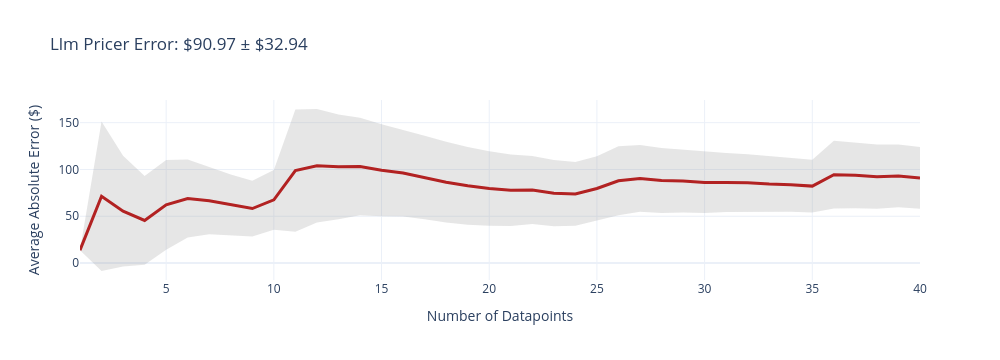
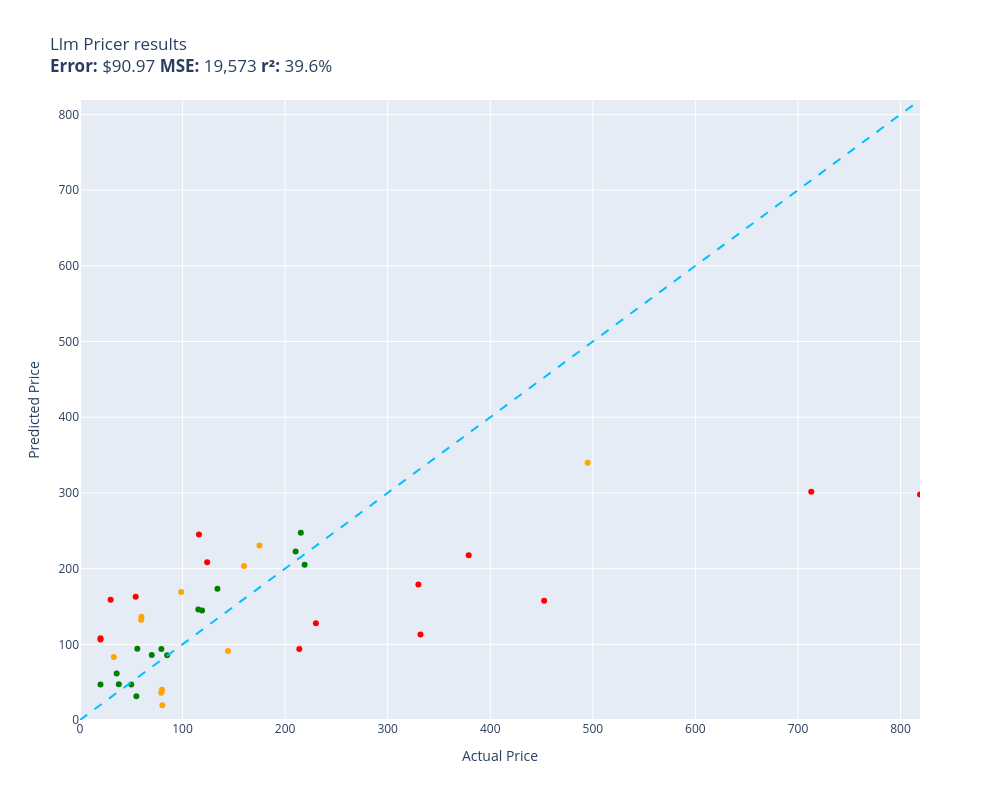

Notebook source saved alongside these figures, in order:
### Code cell
# Optional zero-shot LLM predictor.

from openai import OpenAI

OPENAI_MODEL = "gpt-oss:120b"
openai_client = OpenAI(
    api_key=os.environ.get("OPENAI_API_KEY"),
    base_url=os.environ.get("OPENAI_BASE_URL")
) if os.environ.get("OPENAI_API_KEY") else None

SYSTEM_PROMPT = """
You estimate e-commerce prices in USD.
Reply with only one number (no symbols or explanation).
"""


def llm_pricer(item: Item) -> float:
    if not openai_client:
        return ml_pricer(item)

    user_text = (item.summary or item.title or "")
    # response = openai_client.chat.completions.create(
    #     model=OPENAI_MODEL,
    #     temperature=0,
    #     max_tokens=20,
    #     messages=[
    #         {"role": "system", "content": SYSTEM_PROMPT},
    #         {"role": "user", "content": f"Product details:\n{user_text}\n\nPredicted price:"},
    #     ],
    # )
    print("user text:", user_text)
    print("item",item)
    print("item_summary",item.summary)
    print("item_title",item.title)
    print("LLM response received.\n")
    # print(response.choices[0])
    # text = (response.choices[0].message.content or "").strip()
    # print(text)
    match = False  # re.search(r"[-+]?\d*\.?\d+", text)
    if not match:
        # print("No match found in LLM response.")
        return ml_pricer(item)
    # print("Match found, using LLM predicted price.")
    return max(0.0, float(match.group()))
evaluate(llm_pricer, test, size=40)

### Figure 1 — Plotly figure (JSON) as saved in the notebook; plotly's stock layout.template omitted (floating-point values rounded to 4 significant figures)
{"data": [{"fill": "toself", "fillcolor": "rgba(128,128,128,0.2)", "hoverinfo": "skip", "line": {"color": "rgba(255,255,255,0)"}, "name": "95% CI", "showlegend": false, "type": "scatter", "x": [1, 2, 3, 4, 5, 6, 7, 8, 9, 10, 11, 12, 13, 14, 15, 16, 17, 18, 19, 20, 21, 22, 23, 24, 25, 26, 27, 28, 29, 30, 31, 32, 33, 34, 35, 36, 37, 38, 39, 40, 40, 39, 38, 37, 36, 35, 34, 33, 32, 31, 30, 29, 28, 27, 26, 25, 24, 23, 22, 21, 20, 19, 18, 17, 16, 15, 14, 13, 12, 11, 10, 9, 8, 7, 6, 5, 4, 3, 2, 1], "y": [13.79, 151.3, 114.6, 92.95, 110.1, 110.5, 102.6, 94.74, 88.04, 99.37, 164.0, 164.6, 158.8, 155.2, 148.3, 142.5, 135.9, 129.6, 124.1, 119.5, 115.9, 114.5, 110.1, 107.9, 114.2, 124.7, 126.2, 122.9, 121.1, 118.6, 117.5, 116.2, 114.2, 112.6, 110.4, 130.6, 129.0, 126.7, 126.6, 123.9, 58.02, 59.53, 57.97, 58.63, 58.25, 54.01, 54.86, 54.71, 55.16, 54.48, 53.42, 54.03, 53.47, 54.74, 51.2, 45.22, 39.91, 39.27, 41.64, 39.61, 39.8, 40.95, 43.25, 46.7, 49.73, 50.08, 51.22, 46.82, 43.43, 33.57, 35.66, 28.47, 29.87, 30.72, 27.24, 14.34, -1.86, -3.595, -8.46, 13.79]}, {"customdata": [[0], [79.9], [59.08], [47.41], [47.9], [41.65], [35.93], [32.43], [29.79], [31.86], [65.22], [60.58], [55.97], [51.98], [49.1], [46.4], [44.62], [43.16], [41.56], [39.86], [38.14], [36.41], [35.42], [33.97], [34.47], [36.77], [35.73], [34.73], [33.55], [32.58], [31.52], [30.55], [29.72], [28.88], [28.21], [36.15], [35.19], [34.38], [33.53], [32.94]], "hovertemplate": "n=%{x}<br>Avg Error=$%{y:,.2f}<br>±95% CI=$%{customdata[0]:,.2f}<extra></extra>", "line": {"color": "firebrick", "width": 3}, "mode": "lines", "name": "Cumulative Avg Error", "type": "scatter", "x": [1, 2, 3, 4, 5, 6, 7, 8, 9, 10, 11, 12, 13, 14, 15, 16, 17, 18, 19, 20, 21, 22, 23, 24, 25, 26, 27, 28, 29, 30, 31, 32, 33, 34, 35, 36, 37, 38, 39, 40], "y": [13.79, 71.44, 55.48, 45.55, 62.23, 68.89, 66.65, 62.31, 58.26, 67.52, 98.78, 104.0, 102.8, 103.2, 99.19, 96.13, 91.32, 86.41, 82.51, 79.66, 77.75, 78.05, 74.69, 73.88, 79.69, 87.97, 90.46, 88.19, 87.58, 86.0, 86.0, 85.7, 84.43, 83.74, 82.22, 94.4, 93.82, 92.35, 93.06, 90.97]}], "layout": {"height": 360, "showlegend": false, "title": {"text": "Llm Pricer Error: $90.97 ± $32.94"}, "width": 1000, "xaxis": {"title": {"text": "Number of Datapoints"}}, "yaxis": {"title": {"text": "Average Absolute Error ($)"}}}}

### Figure 2 — Plotly figure (JSON) as saved in the notebook; plotly's stock layout.template omitted (floating-point values rounded to 4 significant figures)
{"data": [{"customdata": [["Old Blood Noise Excess V2 Distortion Cho...\nGuess=$205.21 Actual=$219.00"], ["NewPower99 Battery Kit for Samsung Galax...\nGuess=$31.39 Actual=$54.95"], ["EXMAX NG-10X Fresnel Lens Focusing Adapt...\nGuess=$85.73 Actual=$69.98"], ["ACDelco GM Original Equipment FW339 Fron...\nGuess=$247.21 Actual=$215.33"], ["8544771 Dryer Heating Element, 279816 Th...\nGuess=$61.59 Actual=$35.74"], ["GJY Portable TV,10.6 inch Mini TV for AT...\nGuess=$93.66 Actual=$79.36"], ["LD Products Compatible Toner Cartridge R...\nGuess=$46.97 Actual=$49.98"], ["APS iBoard 6-inch Aluminum (Black Powder...\nGuess=$222.51 Actual=$210.23"], ["PEMP E65 E66 CDC Simulate Optical Fiber ...\nGuess=$144.57 Actual=$119.00"], ["Intermatic PX300 12V 300W Transformer wi...\nGuess=$173.46 Actual=$134.00"], ["HK SYSTEMS 13\" Heavy Duty Black \"Push\" O...\nGuess=$85.66 Actual=$84.95"], ["June Garden 12\" Sweet Dolly Charlotte - ...\nGuess=$46.92 Actual=$19.99"], ["Scranton & Co 3 Drawer Mobile File Cabin...\nGuess=$145.90 Actual=$115.35"], ["Task T24287 Roman Ogee Router Bit with 1...\nGuess=$94.07 Actual=$55.88"], ["Southwire 120V/15A Right Angle User Atta...\nGuess=$47.15 Actual=$37.87"]], "hovertemplate": "%{customdata[0]}<extra></extra>", "legendgroup": "green", "marker": {"color": "green", "size": 6, "symbol": "circle"}, "mode": "markers", "name": "green", "orientation": "v", "showlegend": true, "type": "scatter", "x": [219.0, 54.95, 69.98, 215.3, 35.74, 79.36, 49.98, 210.2, 119.0, 134.0, 84.95, 19.99, 115.3, 55.88, 37.87], "xaxis": "x", "y": [205.2, 31.39, 85.73, 247.2, 61.59, 93.66, 46.97, 222.5, 144.6, 173.5, 85.66, 46.92, 145.9, 94.07, 47.15], "yaxis": "y"}, {"customdata": [["telpo Headlight Assembly Fit For 15 Camr...\nGuess=$245.09 Actual=$115.99"], ["Stand for Raven Pro Document Scanner - P...\nGuess=$158.83 Actual=$29.85"], ["RBC12-UPC Replacement Battery Cartridge ...\nGuess=$127.83 Actual=$229.99"], ["Pump Head TBVECHI 175PSI 4KW 5.5HP 21CFM...\nGuess=$179.06 Actual=$329.90"], ["Bam France 2002XL Contoured Hightech Bla...\nGuess=$301.53 Actual=$713.00"], ["Metabo HPT 36V MultiVolt™ Cordless Rotar...\nGuess=$217.51 Actual=$379.00"], ["46mm Digital Pro High-Resolution Close-U...\nGuess=$108.14 Actual=$19.99"], ["Innovative Percussion CB-6 Chamois Bass ...\nGuess=$162.79 Actual=$54.32"], ["CORSAIR Dominator Platinum RGB 32GB (2x1...\nGuess=$208.37 Actual=$124.00"], ["Bam Trekking 3027SB Single Black Clarine...\nGuess=$112.97 Actual=$332.00"], ["DEWALT 20V MAX* XR Impact Driver with Bl...\nGuess=$157.54 Actual=$452.53"], ["10GBase-LR SFP+ Transceiver, Handar 10GB...\nGuess=$106.21 Actual=$19.99"], ["Canon EOS Rebel T7 Digital SLR Camera wi...\nGuess=$298.00 Actual=$819.00"], ["Travelpro Platinum Elite Slim Business L...\nGuess=$93.91 Actual=$213.83"]], "hovertemplate": "%{customdata[0]}<extra></extra>", "legendgroup": "red", "marker": {"color": "red", "size": 6, "symbol": "circle"}, "mode": "markers", "name": "red", "orientation": "v", "showlegend": true, "type": "scatter", "x": [116.0, 29.85, 230.0, 329.9, 713.0, 379.0, 19.99, 54.32, 124.0, 332.0, 452.5, 19.99, 819.0, 213.8], "xaxis": "x", "y": [245.1, 158.8, 127.8, 179.1, 301.5, 217.5, 108.1, 162.8, 208.4, 113.0, 157.5, 106.2, 298.0, 93.91], "yaxis": "y"}, {"customdata": [["SuppliesOutlet Compatible Toner Cartridg...\nGuess=$91.04 Actual=$144.29"], ["Panasonic KX-TG6511B DECT 6.0 PLUS Expan...\nGuess=$36.14 Actual=$79.20"], ["LOVE MEI Galaxy S10 Lite Case, Military ...\nGuess=$83.25 Actual=$32.98"], ["SKB iSeries 3i-13096-6KP Case for BlackM...\nGuess=$230.43 Actual=$174.99"], ["Mini PC, Kinupute Desktop Computer E3-12...\nGuess=$339.69 Actual=$495.00"], ["Aolemi Oil Rubbed Bronze Single Function...\nGuess=$169.00 Actual=$98.65"], ["Clementoni 39132.5 Jigsaw Puzzle 1,000 P...\nGuess=$39.87 Actual=$79.95"], ["Deco Mount Pro Tripod Microphone Stand w...\nGuess=$136.33 Actual=$59.95"], ["GanFindX Portable Car Hand Controls for ...\nGuess=$203.59 Actual=$159.90"], ["KOMPUTERBAY 4GB 2X 2GB DDR2 1066MHz PC2-...\nGuess=$19.50 Actual=$80.34"], ["Evergreen HSHB2005 Cylinder Head Gasket ...\nGuess=$132.38 Actual=$59.69"]], "hovertemplate": "%{customdata[0]}<extra></extra>", "legendgroup": "orange", "marker": {"color": "orange", "size": 6, "symbol": "circle"}, "mode": "markers", "name": "orange", "orientation": "v", "showlegend": true, "type": "scatter", "x": [144.3, 79.2, 32.98, 175.0, 495.0, 98.65, 79.95, 59.95, 159.9, 80.34, 59.69], "xaxis": "x", "y": [91.04, 36.14, 83.25, 230.4, 339.7, 169.0, 39.87, 136.3, 203.6, 19.5, 132.4], "yaxis": "y"}, {"hoverinfo": "skip", "line": {"color": "deepskyblue", "dash": "dash", "width": 2}, "mode": "lines", "name": "y = x", "showlegend": false, "type": "scatter", "x": [0, 819], "y": [0, 819]}], "layout": {"height": 800, "legend": {"title": {"text": "color"}, "tracegroupgap": 0}, "showlegend": false, "title": {"text": "Llm Pricer results<br><b>Error:</b> $90.97 <b>MSE:</b> 19,573 <b>r²:</b> 39.6%"}, "width": 1000, "xaxis": {"anchor": "y", "domain": [0, 1], "range": [0, 819], "title": {"text": "Actual Price"}}, "yaxis": {"anchor": "x", "domain": [0, 1], "range": [0, 819], "title": {"text": "Predicted Price"}}}}
